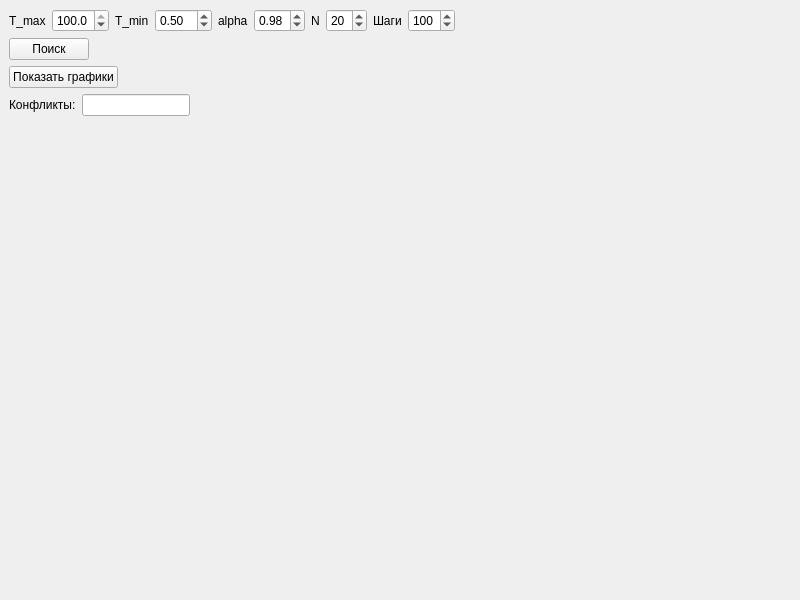
<?xml version="1.0" encoding="UTF-8"?>
<ui version="4.0">
 <class>MainWindow</class>
 <widget class="QMainWindow" name="MainWindow">
  <property name="geometry">
   <rect>
    <x>0</x>
    <y>0</y>
    <width>800</width>
    <height>600</height>
   </rect>
  </property>
  <property name="windowTitle">
   <string>MainWindow</string>
  </property>
  <widget class="QWidget" name="centralwidget">
   <layout class="QVBoxLayout" name="verticalLayout">
    <item>
     <layout class="QHBoxLayout" name="horizontalLayout">
      <item>
       <widget class="QLabel" name="label">
        <property name="text">
         <string>T_max</string>
        </property>
       </widget>
      </item>
      <item>
       <widget class="QDoubleSpinBox" name="spin_tmax">
        <property name="decimals">
         <number>1</number>
        </property>
        <property name="value">
         <double>100.000000000000000</double>
        </property>
       </widget>
      </item>
      <item>
       <widget class="QLabel" name="label_2">
        <property name="text">
         <string>T_min</string>
        </property>
       </widget>
      </item>
      <item>
       <widget class="QDoubleSpinBox" name="spin_tmin">
        <property name="value">
         <double>0.500000000000000</double>
        </property>
       </widget>
      </item>
      <item>
       <widget class="QLabel" name="label_3">
        <property name="text">
         <string>alpha</string>
        </property>
       </widget>
      </item>
      <item>
       <widget class="QDoubleSpinBox" name="spin_alpha">
        <property name="minimum">
         <double>0.010000000000000</double>
        </property>
        <property name="maximum">
         <double>0.990000000000000</double>
        </property>
        <property name="singleStep">
         <double>0.010000000000000</double>
        </property>
        <property name="value">
         <double>0.980000000000000</double>
        </property>
       </widget>
      </item>
      <item>
       <widget class="QLabel" name="label_4">
        <property name="text">
         <string>N</string>
        </property>
       </widget>
      </item>
      <item>
       <widget class="QSpinBox" name="spin_n">
        <property name="value">
         <number>20</number>
        </property>
       </widget>
      </item>
      <item>
       <widget class="QLabel" name="label_5">
        <property name="text">
         <string>Шаги</string>
        </property>
       </widget>
      </item>
      <item>
       <widget class="QSpinBox" name="spin_steps">
        <property name="minimum">
         <number>20</number>
        </property>
        <property name="maximum">
         <number>300</number>
        </property>
        <property name="value">
         <number>100</number>
        </property>
       </widget>
      </item>
      <item>
       <spacer name="horizontalSpacer">
        <property name="orientation">
         <enum>Qt::Horizontal</enum>
        </property>
        <property name="sizeHint" stdset="0">
         <size>
          <width>40</width>
          <height>20</height>
         </size>
        </property>
       </spacer>
      </item>
     </layout>
    </item>
    <item>
     <widget class="QPushButton" name="button_start">
      <property name="sizePolicy">
       <sizepolicy hsizetype="Fixed" vsizetype="Fixed">
        <horstretch>0</horstretch>
        <verstretch>0</verstretch>
       </sizepolicy>
      </property>
      <property name="text">
       <string>Поиск</string>
      </property>
     </widget>
    </item>
    <item>
     <widget class="QPushButton" name="button_showplots">
      <property name="sizePolicy">
       <sizepolicy hsizetype="Fixed" vsizetype="Fixed">
        <horstretch>0</horstretch>
        <verstretch>0</verstretch>
       </sizepolicy>
      </property>
      <property name="text">
       <string>Показать графики</string>
      </property>
     </widget>
    </item>
    <item>
     <layout class="QHBoxLayout" name="horizontalLayout_3">
      <item>
       <widget class="QLabel" name="label_7">
        <property name="text">
         <string>Конфликты:</string>
        </property>
       </widget>
      </item>
      <item>
       <widget class="QLineEdit" name="line_conflicts">
        <property name="sizePolicy">
         <sizepolicy hsizetype="Minimum" vsizetype="Fixed">
          <horstretch>0</horstretch>
          <verstretch>0</verstretch>
         </sizepolicy>
        </property>
       </widget>
      </item>
      <item>
       <spacer name="horizontalSpacer_3">
        <property name="orientation">
         <enum>Qt::Horizontal</enum>
        </property>
        <property name="sizeHint" stdset="0">
         <size>
          <width>40</width>
          <height>20</height>
         </size>
        </property>
       </spacer>
      </item>
     </layout>
    </item>
    <item>
     <layout class="QHBoxLayout" name="horizontalLayout_5">
      <item>
       <layout class="QGridLayout" name="board_layout"/>
      </item>
      <item>
       <spacer name="horizontalSpacer_4">
        <property name="orientation">
         <enum>Qt::Horizontal</enum>
        </property>
        <property name="sizeHint" stdset="0">
         <size>
          <width>40</width>
          <height>20</height>
         </size>
        </property>
       </spacer>
      </item>
     </layout>
    </item>
    <item>
     <spacer name="verticalSpacer">
      <property name="orientation">
       <enum>Qt::Vertical</enum>
      </property>
      <property name="sizeHint" stdset="0">
       <size>
        <width>20</width>
        <height>40</height>
       </size>
      </property>
     </spacer>
    </item>
   </layout>
  </widget>
 </widget>
 <resources/>
 <connections/>
</ui>
